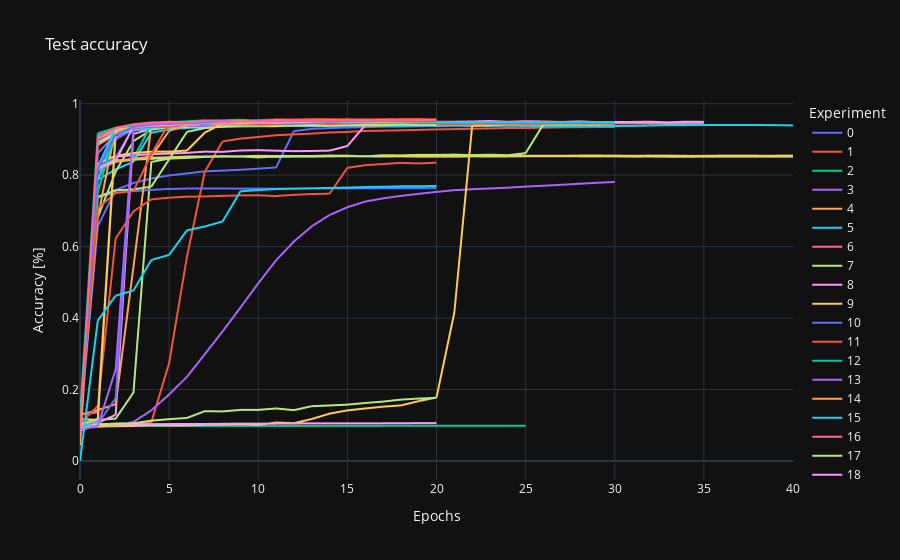
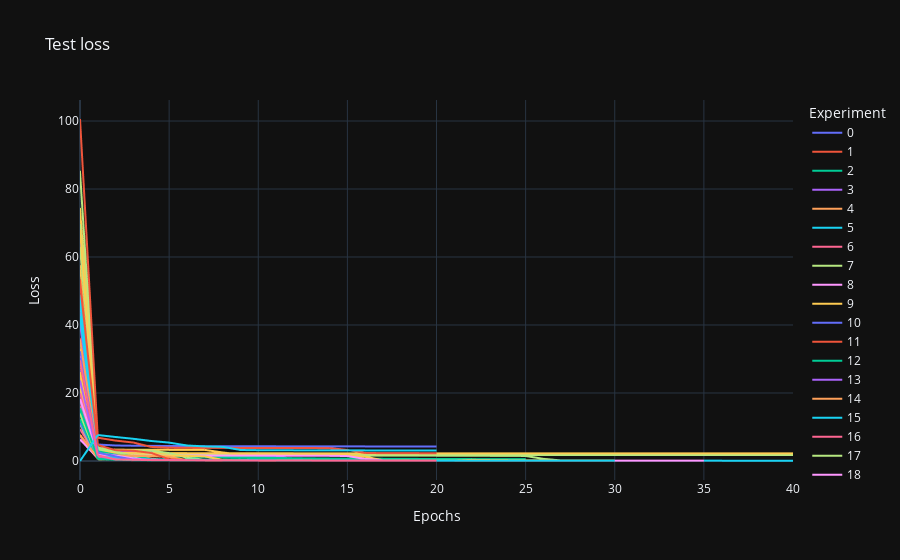

Here is the notebook cell these charts were saved with, in order:
### Markdown cell above
The process of training took over 70 trained models.

### Code cell
visualize(['exist'])  # Plot all models.
